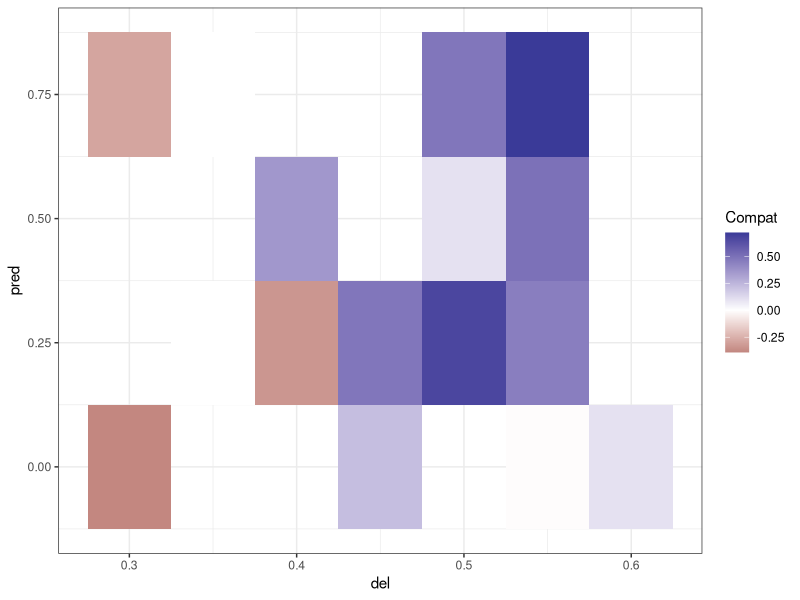

R code for this plot:
data = read.csv("coefficients.tsv", sep="\t")


library(ggplot2)
plot = ggplot(data, aes(x=del, y=pred, fill=HasRC)) + geom_tile() + theme_bw() + scale_fill_gradient2()
plot = ggplot(data, aes(x=del, y=pred, fill=-Expect)) + geom_tile() + theme_bw() + scale_fill_gradient2()
plot = ggplot(data, aes(x=del, y=pred, fill=Compat)) + geom_tile() + theme_bw() + scale_fill_gradient2()





